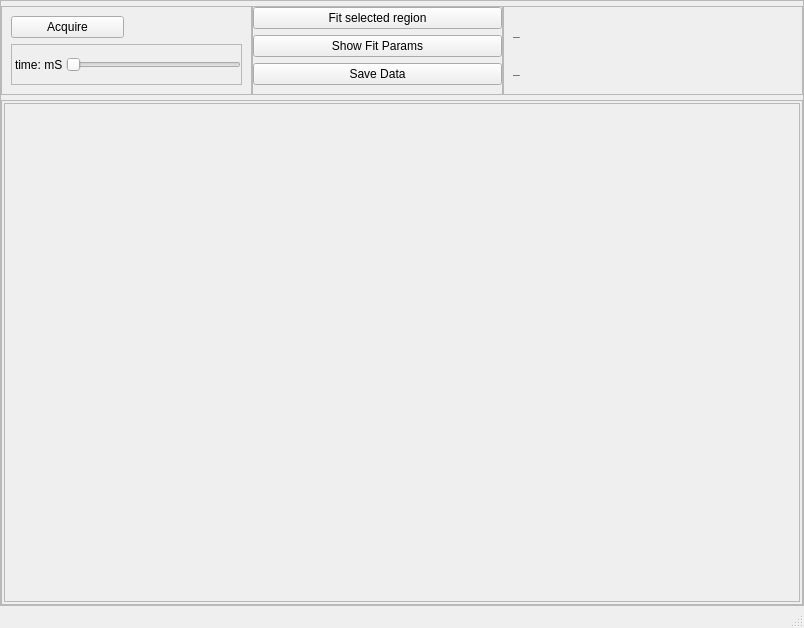
<?xml version="1.0" encoding="UTF-8"?>
<ui version="4.0">
    <class>MainWindow</class>
    <widget class="QMainWindow" name="MainWindow">
        <property name="geometry">
            <rect>
                <x>0</x>
                <y>0</y>
                <width>804</width>
                <height>628</height>
            </rect>
        </property>
        <property name="windowTitle">
            <string>MainWindow</string>
        </property>
        <widget class="QWidget" name="centralwidget">
            <layout class="QGridLayout" name="gridLayout_3">
                <property name="margin">
                    <number>0</number>
                </property>
                <item row="0" column="0">
                    <widget class="QFrame" name="widgetFrameOuter">
                        <property name="sizePolicy">
                            <sizepolicy hsizetype="Preferred" vsizetype="Preferred">
                                <horstretch>0</horstretch>
                                <verstretch>0</verstretch>
                            </sizepolicy>
                        </property>
                        <property name="styleSheet">
                            <string notr="true"/>
                        </property>
                        <property name="frameShape">
                            <enum>QFrame::StyledPanel</enum>
                        </property>
                        <property name="frameShadow">
                            <enum>QFrame::Raised</enum>
                        </property>
                        <property name="class" stdset="0">
                            <string>PeripheralCollection</string>
                        </property>
                        <layout class="QVBoxLayout" name="verticalLayout_3">
                            <property name="spacing">
                                <number>5</number>
                            </property>
                            <property name="leftMargin">
                                <number>0</number>
                            </property>
                            <property name="topMargin">
                                <number>5</number>
                            </property>
                            <property name="rightMargin">
                                <number>0</number>
                            </property>
                            <property name="bottomMargin">
                                <number>0</number>
                            </property>
                            <item>
                                <widget class="QFrame" name="frame">
                                    <property name="sizePolicy">
                                        <sizepolicy hsizetype="Preferred" vsizetype="Preferred">
                                            <horstretch>0</horstretch>
                                            <verstretch>0</verstretch>
                                        </sizepolicy>
                                    </property>
                                    <property name="minimumSize">
                                        <size>
                                            <width>0</width>
                                            <height>80</height>
                                        </size>
                                    </property>
                                    <property name="frameShape">
                                        <enum>QFrame::NoFrame</enum>
                                    </property>
                                    <property name="frameShadow">
                                        <enum>QFrame::Raised</enum>
                                    </property>
                                    <property name="class" stdset="0">
                                        <string>PeripheralCollectionInner</string>
                                    </property>
                                    <layout class="QHBoxLayout" name="horizontalLayout">
                                        <property name="spacing">
                                            <number>0</number>
                                        </property>
                                        <property name="margin">
                                            <number>0</number>
                                        </property>
                                        <item>
                                            <widget class="QFrame" name="frame_3">
                                                <property name="frameShape">
                                                    <enum>QFrame::StyledPanel</enum>
                                                </property>
                                                <property name="frameShadow">
                                                    <enum>QFrame::Raised</enum>
                                                </property>
                                                <layout class="QGridLayout" name="gridLayout">
                                                    <item row="1" column="0" colspan="2">
                                                        <widget class="QFrame" name="frame_6">
                                                            <property name="frameShape">
                                                                <enum>QFrame::StyledPanel</enum>
                                                            </property>
                                                            <property name="frameShadow">
                                                                <enum>QFrame::Raised</enum>
                                                            </property>
                                                            <layout class="QHBoxLayout" name="horizontalLayout_2">
                                                                <property name="spacing">
                                                                    <number>3</number>
                                                                </property>
                                                                <property name="leftMargin">
                                                                    <number>3</number>
                                                                </property>
                                                                <property name="topMargin">
                                                                    <number>0</number>
                                                                </property>
                                                                <property name="rightMargin">
                                                                    <number>0</number>
                                                                </property>
                                                                <property name="bottomMargin">
                                                                    <number>0</number>
                                                                </property>
                                                                <item>
                                                                    <widget class="QLabel" name="tgLabel">
                                                                        <property name="text">
                                                                            <string>time: mS</string>
                                                                        </property>
                                                                    </widget>
                                                                </item>
                                                                <item>
                                                                    <widget class="QSlider" name="horizontalSlider">
                                                                        <property name="maximum">
                                                                            <number>9</number>
                                                                        </property>
                                                                        <property name="pageStep">
                                                                            <number>1</number>
                                                                        </property>
                                                                        <property name="orientation">
                                                                            <enum>Qt::Horizontal</enum>
                                                                        </property>
                                                                    </widget>
                                                                </item>
                                                            </layout>
                                                        </widget>
                                                    </item>
                                                    <item row="0" column="0">
                                                        <widget class="QPushButton" name="pushButton_4">
                                                            <property name="text">
                                                                <string>Acquire</string>
                                                            </property>
                                                        </widget>
                                                    </item>
                                                </layout>
                                            </widget>
                                        </item>
                                        <item>
                                            <widget class="QFrame" name="frame_5">
                                                <property name="frameShape">
                                                    <enum>QFrame::StyledPanel</enum>
                                                </property>
                                                <property name="frameShadow">
                                                    <enum>QFrame::Raised</enum>
                                                </property>
                                                <layout class="QVBoxLayout" name="verticalLayout_4">
                                                    <property name="leftMargin">
                                                        <number>0</number>
                                                    </property>
                                                    <property name="topMargin">
                                                        <number>0</number>
                                                    </property>
                                                    <property name="rightMargin">
                                                        <number>0</number>
                                                    </property>
                                                    <item>
                                                        <widget class="QPushButton" name="pushButton_5">
                                                            <property name="text">
                                                                <string>Fit selected region</string>
                                                            </property>
                                                        </widget>
                                                    </item>
                                                    <item>
                                                        <widget class="QPushButton" name="pushButton_6">
                                                            <property name="text">
                                                                <string>Show Fit Params</string>
                                                            </property>
                                                        </widget>
                                                    </item>
                                                    <item>
                                                        <widget class="QPushButton" name="pushButton_7">
                                                            <property name="text">
                                                                <string>Save Data</string>
                                                            </property>
                                                        </widget>
                                                    </item>
                                                </layout>
                                            </widget>
                                        </item>
                                        <item>
                                            <widget class="QFrame" name="frame_4">
                                                <property name="minimumSize">
                                                    <size>
                                                        <width>300</width>
                                                        <height>0</height>
                                                    </size>
                                                </property>
                                                <property name="frameShape">
                                                    <enum>QFrame::StyledPanel</enum>
                                                </property>
                                                <property name="frameShadow">
                                                    <enum>QFrame::Raised</enum>
                                                </property>
                                                <layout class="QVBoxLayout" name="verticalLayout_2">
                                                    <item>
                                                        <widget class="QLabel" name="msg">
                                                            <property name="font">
                                                                <font>
                                                                    <weight>75</weight>
                                                                    <bold>true</bold>
                                                                </font>
                                                            </property>
                                                            <property name="text">
                                                                <string>_</string>
                                                            </property>
                                                        </widget>
                                                    </item>
                                                    <item>
                                                        <widget class="QLabel" name="CLabel">
                                                            <property name="font">
                                                                <font>
                                                                    <weight>75</weight>
                                                                    <bold>true</bold>
                                                                </font>
                                                            </property>
                                                            <property name="text">
                                                                <string>_</string>
                                                            </property>
                                                        </widget>
                                                    </item>
                                                </layout>
                                            </widget>
                                        </item>
                                    </layout>
                                </widget>
                            </item>
                            <item>
                                <widget class="QFrame" name="frame_2">
                                    <property name="sizePolicy">
                                        <sizepolicy hsizetype="Preferred" vsizetype="Preferred">
                                            <horstretch>0</horstretch>
                                            <verstretch>0</verstretch>
                                        </sizepolicy>
                                    </property>
                                    <property name="minimumSize">
                                        <size>
                                            <width>0</width>
                                            <height>50</height>
                                        </size>
                                    </property>
                                    <property name="frameShape">
                                        <enum>QFrame::StyledPanel</enum>
                                    </property>
                                    <property name="frameShadow">
                                        <enum>QFrame::Raised</enum>
                                    </property>
                                    <property name="class" stdset="0">
                                        <string>PeripheralCollectionInner</string>
                                    </property>
                                    <layout class="QGridLayout" name="gridLayout_2">
                                        <property name="horizontalSpacing">
                                            <number>2</number>
                                        </property>
                                        <property name="margin">
                                            <number>2</number>
                                        </property>
                                        <item row="0" column="0">
                                            <widget class="QScrollArea" name="scrollArea">
                                                <property name="widgetResizable">
                                                    <bool>true</bool>
                                                </property>
                                                <widget class="QWidget" name="scrollAreaWidgetContents">
                                                    <property name="geometry">
                                                        <rect>
                                                            <x>0</x>
                                                            <y>0</y>
                                                            <width>794</width>
                                                            <height>457</height>
                                                        </rect>
                                                    </property>
                                                    <layout class="QGridLayout" name="gridLayout_4">
                                                        <property name="margin">
                                                            <number>2</number>
                                                        </property>
                                                        <property name="spacing">
                                                            <number>2</number>
                                                        </property>
                                                        <item row="0" column="0">
                                                            <layout class="QGridLayout" name="plot_area"/>
                                                        </item>
                                                    </layout>
                                                </widget>
                                            </widget>
                                        </item>
                                    </layout>
                                </widget>
                            </item>
                        </layout>
                    </widget>
                </item>
            </layout>
        </widget>
        <widget class="QMenuBar" name="menubar">
            <property name="geometry">
                <rect>
                    <x>0</x>
                    <y>0</y>
                    <width>804</width>
                    <height>25</height>
                </rect>
            </property>
        </widget>
        <widget class="QStatusBar" name="statusbar"/>
    </widget>
    <resources/>
    <connections>
        <connection>
            <sender>pushButton_5</sender>
            <signal>clicked()</signal>
            <receiver>MainWindow</receiver>
            <slot>fit()</slot>
            <hints>
                <hint type="sourcelabel">
                    <x>501</x>
                    <y>58</y>
                </hint>
                <hint type="destinationlabel">
                    <x>293</x>
                    <y>-9</y>
                </hint>
            </hints>
        </connection>
        <connection>
            <sender>pushButton_6</sender>
            <signal>clicked()</signal>
            <receiver>MainWindow</receiver>
            <slot>showData()</slot>
            <hints>
                <hint type="sourcelabel">
                    <x>501</x>
                    <y>91</y>
                </hint>
                <hint type="destinationlabel">
                    <x>340</x>
                    <y>-10</y>
                </hint>
            </hints>
        </connection>
        <connection>
            <sender>horizontalSlider</sender>
            <signal>valueChanged(int)</signal>
            <receiver>MainWindow</receiver>
            <slot>setTimebase(int)</slot>
            <hints>
                <hint type="sourcelabel">
                    <x>240</x>
                    <y>113</y>
                </hint>
                <hint type="destinationlabel">
                    <x>229</x>
                    <y>-9</y>
                </hint>
            </hints>
        </connection>
        <connection>
            <sender>pushButton_7</sender>
            <signal>clicked()</signal>
            <receiver>MainWindow</receiver>
            <slot>saveData()</slot>
            <hints>
                <hint type="sourcelabel">
                    <x>436</x>
                    <y>100</y>
                </hint>
                <hint type="destinationlabel">
                    <x>453</x>
                    <y>-14</y>
                </hint>
            </hints>
        </connection>
        <connection>
            <sender>pushButton_4</sender>
            <signal>clicked()</signal>
            <receiver>MainWindow</receiver>
            <slot>run()</slot>
            <hints>
                <hint type="sourcelabel">
                    <x>77</x>
                    <y>51</y>
                </hint>
                <hint type="destinationlabel">
                    <x>-34</x>
                    <y>58</y>
                </hint>
            </hints>
        </connection>
    </connections>
    <slots>
        <slot>delete_curve()</slot>
        <slot>fit()</slot>
        <slot>showData()</slot>
        <slot>setTimebase(int)</slot>
        <slot>saveData()</slot>
        <slot>ZeroToFive()</slot>
        <slot>FiveToZero()</slot>
        <slot>run()</slot>
    </slots>
</ui>
